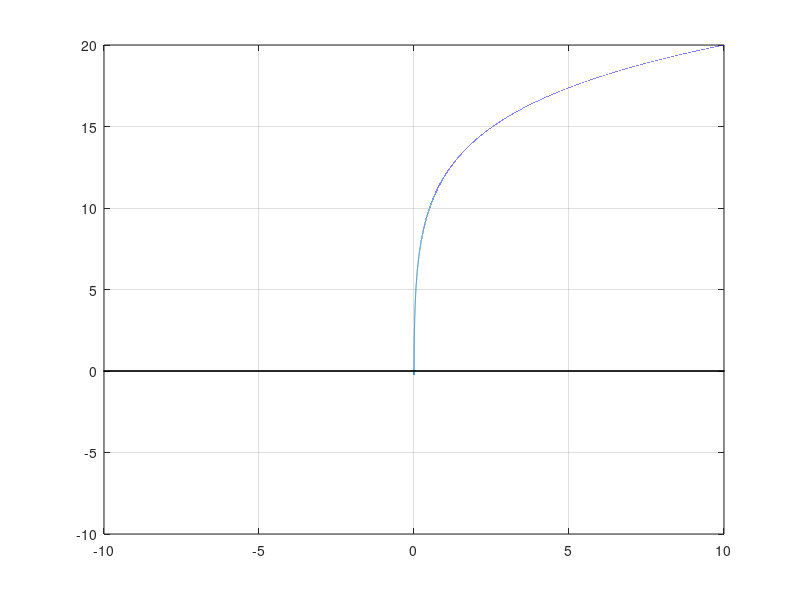

This chart was generated by the following MATLAB code:
clear; close all; clc;
x=0:1e-4:10;
a=-9;
fx=(log10(x).^2)-(a+2).*log10(x)-a+3;
x2=-100:1:100;
y=zeros(1,length(x2));
figure;
plot(x,fx); hold on;
plot(x2,y,'k','LineWidth',1.2); hold off;
grid on; xlim([-10 10]); ylim([-10 20])

%%
